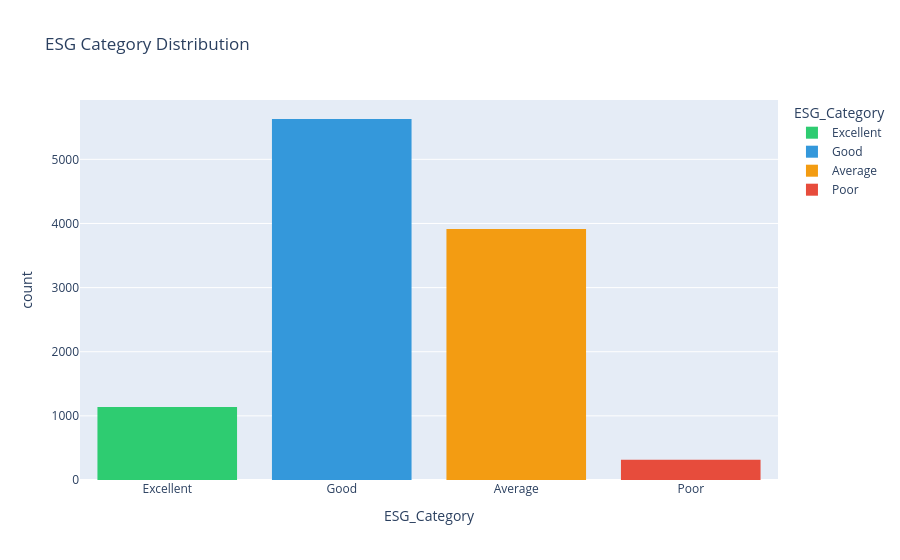

Notebook code for this chart:
### Markdown cell above
## 3. Preprocessing & Feature Engineering

### Code cell
fig = px.histogram(
 df, x='ESG_Category',
 color='ESG_Category',
 category_orders={'ESG_Category': ['Excellent', 'Good', 'Average', 'Poor']},
 title='ESG Category Distribution',
 color_discrete_map={
 'Excellent': '#2ecc71', 'Good': '#3498db',
 'Average': '#f39c12', 'Poor': '#e74c3c'
 }
)
fig.show()

### Figure 1 — Plotly figure (JSON) as saved in the notebook; plotly's stock layout.template omitted (floating-point values rounded to 4 significant figures; data arrays with more than 128 entries replaced by an {"elided": "..."} marker saying what was removed)
{"data": [{"bingroup": "x", "hovertemplate": "ESG_Category=%{x}<br>count=%{y}<extra></extra>", "legendgroup": "Excellent", "marker": {"color": "#2ecc71", "pattern": {"shape": ""}}, "name": "Excellent", "orientation": "v", "showlegend": true, "type": "histogram", "x": {"elided": "1140 str values"}, "xaxis": "x", "yaxis": "y"}, {"bingroup": "x", "hovertemplate": "ESG_Category=%{x}<br>count=%{y}<extra></extra>", "legendgroup": "Good", "marker": {"color": "#3498db", "pattern": {"shape": ""}}, "name": "Good", "orientation": "v", "showlegend": true, "type": "histogram", "x": {"elided": "5629 str values"}, "xaxis": "x", "yaxis": "y"}, {"bingroup": "x", "hovertemplate": "ESG_Category=%{x}<br>count=%{y}<extra></extra>", "legendgroup": "Average", "marker": {"color": "#f39c12", "pattern": {"shape": ""}}, "name": "Average", "orientation": "v", "showlegend": true, "type": "histogram", "x": {"elided": "3914 str values"}, "xaxis": "x", "yaxis": "y"}, {"bingroup": "x", "hovertemplate": "ESG_Category=%{x}<br>count=%{y}<extra></extra>", "legendgroup": "Poor", "marker": {"color": "#e74c3c", "pattern": {"shape": ""}}, "name": "Poor", "orientation": "v", "showlegend": true, "type": "histogram", "x": {"elided": "317 str values"}, "xaxis": "x", "yaxis": "y"}], "layout": {"barmode": "relative", "legend": {"title": {"text": "ESG_Category"}, "tracegroupgap": 0}, "title": {"text": "ESG Category Distribution"}, "xaxis": {"anchor": "y", "categoryarray": ["Excellent", "Good", "Average", "Poor"], "categoryorder": "array", "domain": [0, 1], "title": {"text": "ESG_Category"}}, "yaxis": {"anchor": "x", "domain": [0, 1], "title": {"text": "count"}}}}
